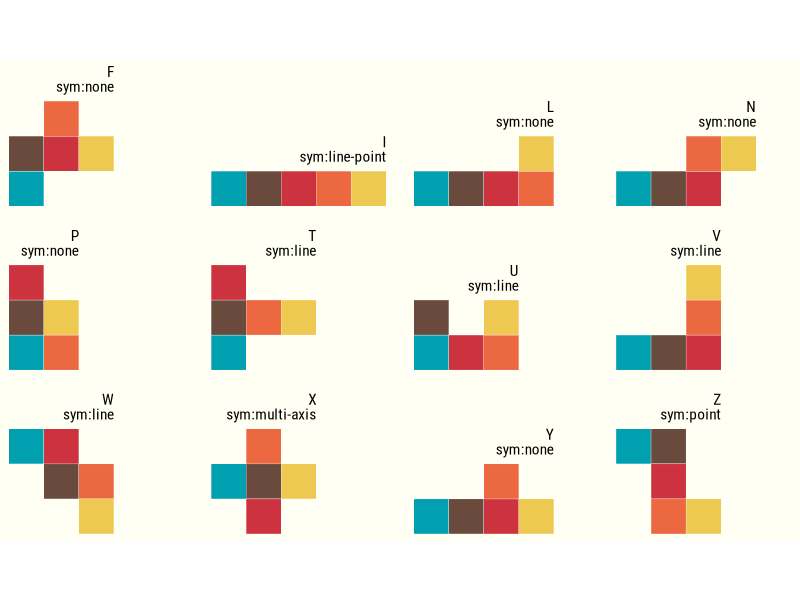
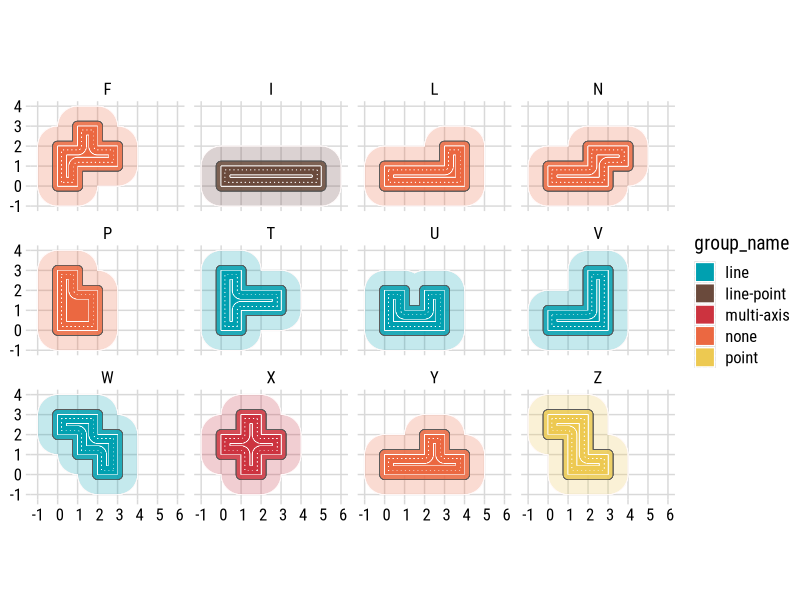
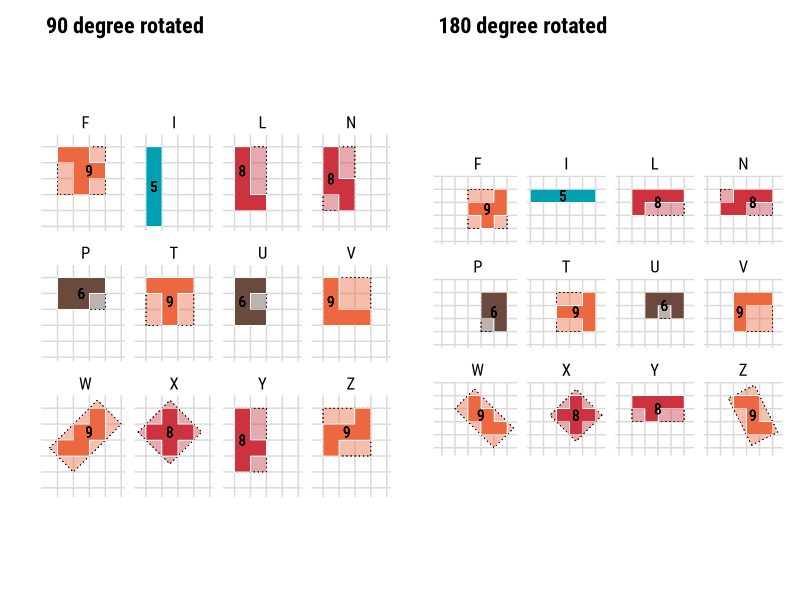

The R source for these figures, in order:
## ---- chunk 1
#| code-summary: "Pakcages Used in This Blog Post"

library(tidyverse) # Easily Install and Load the 'Tidyverse'
library(cowplot) # Streamlined Plot Theme and Plot Annotations for 'ggplot2'
library(sf) # Simple Features for R
library(patchwork) # The Composer of Plots

## ---- chunk 2
#| code-summary: "Creation of Individual Pieces as Tibble"

retro_col5 <- c("#00A0B0", "#6A4A3C", "#CC333F", "#EB6841", "#EDC951")

pentomino_pieces <- list(
  F = list(c(0,0), c(0,1), c(1,1), c(1,2), c(2,1)),
  I = list(c(0,0), c(1,0), c(2,0), c(3,0), c(4,0)),
  L = list(c(0,0), c(1,0), c(2,0), c(3,0), c(3,1)),
  N = list(c(0,0), c(1,0), c(2,0), c(2,1), c(3,1)),
  P = list(c(0,0), c(0,1), c(1,0), c(1,1), c(0,2)),
  T = list(c(0,0), c(0,1), c(0,2), c(1,1), c(2,1)),
  U = list(c(0,0), c(1,0), c(2,0), c(0,1), c(2,1)),
  V = list(c(0,0), c(1,0), c(2,0), c(2,1), c(2,2)),
  W = list(c(0,2), c(1,1), c(1,2), c(2,1), c(2,0)),
  X = list(c(0,1), c(1,1), c(1,0), c(1,2), c(2,1)),
  Y = list(c(0,0), c(1,0), c(2,0), c(3,0), c(2,1)),
  Z = list(c(0,2), c(1,2), c(1,1), c(1,0), c(2,0))
)

# Convert pentomino pieces into a tibble
pentomino_df <- tibble(
  piece = names(pentomino_pieces),
  coords = pentomino_pieces
) %>%
  unnest(coords) %>%  # Expand list of coordinates into rows
  mutate(
    x = map_dbl(coords, ~ .x[1]),  # Extract x coordinate
    y = map_dbl(coords, ~ .x[2])   # Extract y coordinate
  ) %>%
  select(-coords)  # Remove the original list column

# Assign symmetry type to pieces 
pentomino_df <- pentomino_df |>
  mutate(rotate_options = 
           case_when(piece %in% c("X") ~ 1,
                     piece %in% c("I") ~ 2,
                     piece %in% c("Z") ~ 2,
                     piece %in% c("T","U","V","W") ~ 2,
                     piece %in% c("F","L","N","P","Y") ~ 4),
         flip_options = case_when(piece %in% c("F","L","N","P","Y","Z") ~ 2,
                                  TRUE ~ 1)) |>
  mutate(group_name = 
           case_when(piece %in% c("X") ~ "multi-axis",
                     piece %in% c("I") ~ "line-point",
                     piece %in% c("Z") ~ "point",
                     piece %in% c("T","U","V","W") ~ "line",
                     piece %in% c("F","L","N","P","Y") ~ "none"))

## ---- chunk 3
#| code-summary: "Visualzing Each Pieces with ggplot2"
#| fig-width: 8
#| fig-height: 4.5

### using geom_tile to visualize
pentomino_df |>
  group_by(piece) |>
  ### I just want to give different color to each square 
  mutate(idx=row_number(x)) |>
  ggplot(aes(x=x,y=y)) +
  geom_tile(aes(fill=factor(idx)), color="white") +
  geom_text(aes(label=str_c(piece,"\nsym:",group_name)),
            data = . %>% 
              group_by(group_name,piece) %>%
              summarise(x=max(x)+0.5, y=max(y+1.5)), 
            hjust=1,vjust=1,
            lineheight=0.8, family="Roboto Condensed") +
  facet_wrap(~piece+group_name) +
  scale_fill_manual(values=retro_col5) +
  theme_nothing() +
  coord_fixed()  +
  theme(plot.background=element_rect(fill="#fffff3", color="#fffff300"))

## ---- chunk 4
#| code-summary: "Creating sf object"

# Function to create a square polygon from a coordinate
# Each coordinate represents the bottom-left corner of a square
create_square <- function(x, y) {
  st_polygon(list(matrix(c(
    x, y,  # Bottom Left
    x + 1, y, #Bottom Right
    x + 1, y + 1, #Top Right
    x, y + 1, #Top Left
    x, y  # Close the polygon by coming back to bottom left
  ), ncol = 2, byrow = TRUE)))
}

# Step-by-step process to convert pentomino data into an sf object
pentomino_sf <- pentomino_df |>
  rowwise() |>
  # For each row, create a square geometry from the x, y coordinate
  mutate(geometry=list(create_square(x,y))) |>
  ungroup() |> # Remove rowwise grouping
  group_by(piece) |>
  # Group all square geometries for each pentomino piece into a single shape
  summarise(geometry=st_union(st_sfc(geometry)),.groups="drop") |>
  # Convert the summarised data into an sf object
  st_sf() 

# Write it out as geojson for future use
#pentomino_sf |> 
  #st_write(fs::path(here::here(),"posts","pentomino","pentomino_sf.geojson"))

pentomino_sf 

## ---- chunk 5
#| code-summary: "Plotting SF object with geom_sf"
#| fig-width: 8
#| fig-height: 4.5

# Quickly Plotting Out with geom_sf
pentomino_sf |>
  left_join(pentomino_df |> select(piece,group_name)) |>
  ggplot() +
  ### puffing it with bigger positive number
  geom_sf(aes(fill=group_name,
              geometry=st_buffer(geometry,dist=1)),
          alpha=0.05, color="snow") +
  ### puffing the geometry by 0.25 to give them little bubble
  geom_sf(aes(fill=group_name,
              geometry=st_buffer(geometry,dist=0.25)),
          alpha=0.3) +
  ### original shape of pentomino pieces
  geom_sf(aes(fill=group_name),color="white") +
  ### deflating just a bit and making it look like stiches
  geom_sf(aes(fill=group_name,
              geometry=st_buffer(geometry,dist=-0.2)),
          color="white",linetype=3) +
  ### deflating closer to the core
  geom_sf(aes(fill=group_name,
              geometry=st_buffer(geometry,dist=-0.45)),
          color="white",linetype=1) +
  facet_wrap(~piece) +
  scale_fill_manual(values=retro_col5) +
  theme_minimal_grid(font_family="Roboto Condensed") +
  labs()


## ---- chunk 6
#| code-summary: "Using st_minimum_rotate_rectangle"
#| fig-width: 8
#| fig-height: 4.5

# Rotate x degrees around (0,0)
rot <- function(a) {
  a = a*(pi/180)
  matrix(c(cos(a), sin(a), -sin(a), cos(a)), 2, 2)
}

# Visualize pentomino pieces with their minimum rotated rectangles
box_me_up <- function(angle,...) {
  pentomino_sf |>
  mutate(geometry=geometry*rot(angle)) |> 
  mutate(mrr_area = st_area(st_minimum_rotated_rectangle(geometry))) |>
  left_join(pentomino_df |> select(piece,group_name)) |>
  ggplot() +
  # Plot rotated rectangles around each shape
  geom_sf(aes(fill=factor(mrr_area),
              geometry=st_minimum_rotated_rectangle(geometry)),
          alpha=0.1,linetype=3, color="black") +
  # Plot original pentomino shapes 
  geom_sf(aes(fill=factor(mrr_area)),color="white",alpha=0.9) +
  geom_sf_text(aes(label=mrr_area), family="Roboto Condensed") +
  facet_wrap(~piece) +
  scale_fill_manual(values=c(retro_col5,"#56B870"),guide="none") +
  theme_minimal_grid(font_family="Roboto Condensed") +
  labs(title=str_glue("{angle} degree rotated")) +
  theme(text=element_text(family="Roboto Condensed"),
        axis.text=element_blank()) +
    labs(x="",y="")
}


p1 <- box_me_up(90)
p2 <- box_me_up(180)

p1 + p2
